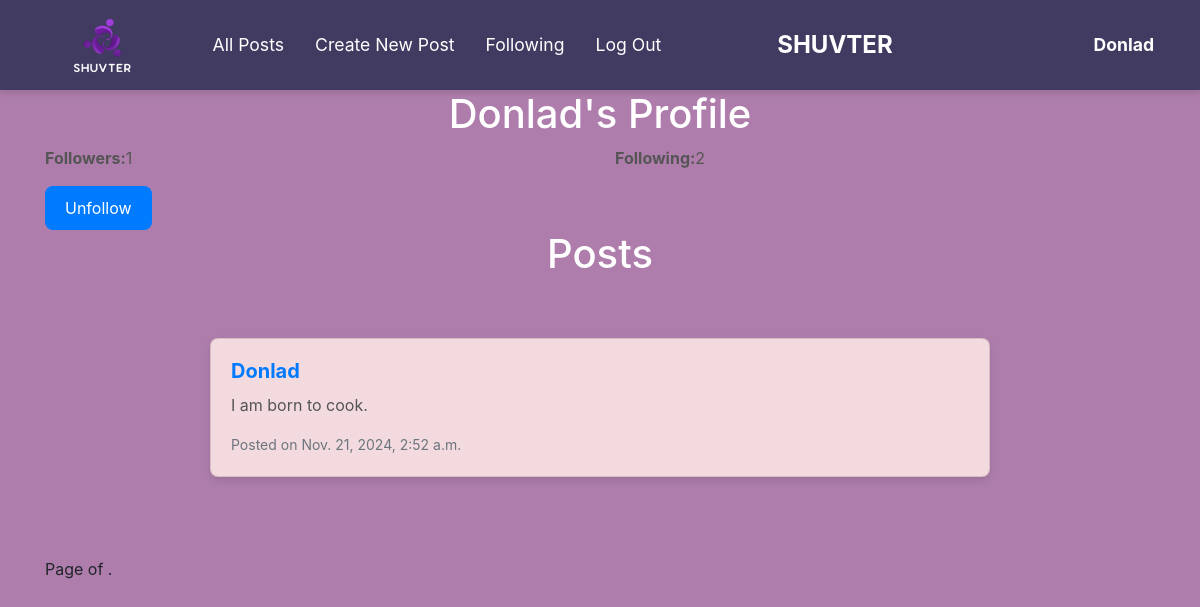
The page /profile/1 on the database as committed earlier.
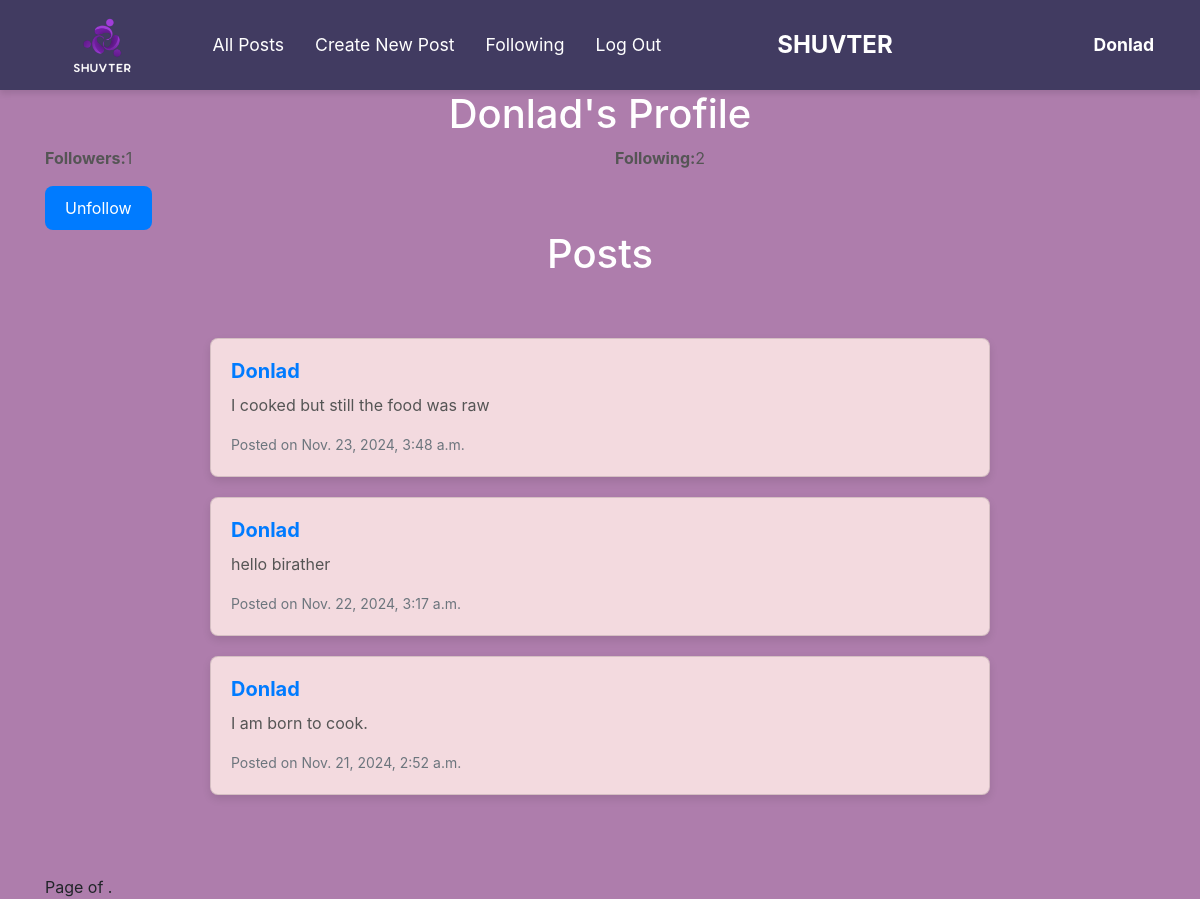
The same page on the database as committed later.
### network/models.py (models this page shows, shortened)
class User(AbstractUser):
    pass

class Post(models.Model):
    author = models.ForeignKey(User, on_delete=models.CASCADE, related_name="posts")
    content = models.TextField()
    created_at = models.DateTimeField(auto_now_add=True)

### network/views.py (the view)
# urls.py: path("profile/<int:uid>", views.profile, name="profile"),
def profile(request, uid):
        if request.method == "POST":
            author = request.user
            content=request.POST["content"]
            post = Post(author=author, content=content)
            post.save()
            return HttpResponseRedirect(reverse("index"))
        else:
            user = User.objects.get(pk=uid)
            follower =Follow.objects.filter(user=user)
            following = Follow.objects.filter(following=user).count()
            posts = Post.objects.filter(author=user).order_by("-created_at")
            paginator = Paginator(posts, 10)
            pageNumber = request.GET.get('page')
            pages= paginator.get_page(pageNumber)
            return render(request, "network/profile.html",{
            "user":user,
            "posts":posts,
            "pages":pages,
            "follower":follower,
            "following":following,
        })

### network/templates/network/profile.html (shortened to what this page needs)
{% extends "network/layout.html" %}
{% load static %}
{% block body %}
<div class="container">
    <h1 class="text-center">{{ user.username }}'s Profile</h1>
    <div class="row">
        <div class="col-md-6">
            <p><strong>Followers:</strong>{{ following }} </p>
        </div>
        <div class="col-md-6">
            <p><strong>Following:</strong>{{ follower.count }} </p>
        </div>
    </div>
    <div class="row">
        <div class="col-md-12">
            {% if user != request.user %}
                {% if following %}
                    <button class="btn btn-primary" id="follow-btn">Unfollow</button>
                {% else %}
                    <button class="btn btn-primary" id="follow-btn">Follow</button>
                {% endif %}
            {% endif %}
        </div>
    </div>
    <h1 class="text-center">Posts</h1>
    <div class="posts" id="all-posts">
        {% for post in posts %}
            <div class="post card">
                <div class="card-body">
                    <h5 class="card-title"><a href="{% url 'profile' post.author.id %}">{{ post.author }}</a></h5>
                    <p class="card-text">{{ post.content }}</p>
                    <small class="text-muted">Posted on {{ post.created_at }}</small>
                </div>
            </div>
        {% empty %}
            <p class="text-center">No posts yet.</p>
        {% endfor %}
    </div>
    <div class="pagination text-center">
        <span class="step-links">
            <span class="current">
                Page {{ posts.number }} of {{ posts.paginator.num_pages }}.
            </span>
        </span>
    </div>
</div>
{% endblock %}

### network/templates/network/layout.html (shortened to what this page needs)
{% load static %}
<!DOCTYPE html>
<html lang="en">
    <head>
        <link rel="stylesheet" href="https://stackpath.bootstrapcdn.com/bootstrap/4.4.1/css/bootstrap.min.css">
        <link href="{% static 'network/styles.css' %}" rel="stylesheet">
    </head>
    <body>
        <nav class="navbar navbar-expand-lg navbar-light bg-light">
            <div class="container-fluid">
                <div class="d-flex align-items-center">
                    <a class="navbar-brand" href="{% url 'index' %}">
                        <img src="{% static 'network/logo.png' %}" alt="Logo">
                    </a>
                    <ul class="navbar-nav ml-3">
                        <li class="nav-item">
                            <a class="nav-link" id="showAllPostsLink" href="{% url 'index' %}">All Posts</a>
                        </li>
                        <li class="nav-item">
                            <a class="nav-link" id="showNewPostLink" href="{% url 'index' %}">Create New Post</a>
                        </li>
                        {% if user.is_authenticated %}
                            <li class="nav-item">
                                <a class="nav-link" href="{% url 'following' %}">Following</a>
                            </li>
                            <li class="nav-item">
                                <a class="nav-link" href="{% url 'logout' %}">Log Out</a>
                            </li>
                        {% endif %}
                    </ul>
                </div>
                <div class="mx-auto">
                    <span class="navbar-text">SHUVTER</span>
                </div>
                <div class="d-flex align-items-center ml-auto">
                    {% if user.is_authenticated %}
                        <a class="nav-link" href="{% url 'profile' user.id %}"><strong>{{ user.username }}</strong></a>
                    {% endif %}
                </div>
            </div>
        </nav>
        <div class="body">
            {% block body %}
            {% endblock %}
        </div>
    </body>
</html>

### network/static/network/styles.css (style rules this page uses)
.navbar-nav { margin: auto; }
.navbar-brand img { height: 60px; width: auto; }
.navbar-text { font-size: 1.5rem; font-weight: bold; color: #FFFFFF !important; }
.navbar.navbar-light { background-color: #413B61 !important; }
body { background-color: #AE7DAC; }
.navbar .nav-link { color: #FFFFFF !important; font-size: 1.1rem; padding: 10px 15px; }
.navbar-nav .nav-item { margin-right: 15px; }
.navbar { padding-top: 10px; padding-bottom: 10px; display: flex; justify-content: space-between; align-items: center; }
.navbar .navbar-text { flex-grow: 1; text-align: center; }
.navbar.navbar-light { box-shadow: 0 4px 6px rgba(0, 0, 0, 0.1); }
#all-posts { display: flex; flex-direction: column; align-items: center; max-width: 800px; margin: 50px auto; padding: 10px; }
.card { background-color: #F3DADF; border-radius: 8px; box-shadow: 0 4px 8px rgba(0, 0, 0, 0.1); overflow: hidden; width: 100%; margin-bottom: 20px; transition: transform 0.3s ease, box-shadow 0.3s ease; }
.card-body { padding: 20px; }
.card-title { font-size: 1.25rem; font-weight: bold; color: #333; margin-bottom: 10px; }
.card-text { font-size: 1rem; color: #555; margin-bottom: 15px; }
.text-muted { font-size: 0.875rem; color: #888; }
button.btn { background-color: #007bff; color: #fff; border: none; padding: 10px 20px; font-size: 1rem; border-radius: 8px; cursor: pointer; transition: background-color 0.3s ease; }
p { font-size: 1rem; color: #555; }
a { color: #007bff; text-decoration: none; }
body h1 { text-align: center; font-size: 2.5rem; color: #FFFFFF; }

Rows that differ between the two databases and show on the page:
added Post: author "Donlad", content "I cooked but still the food was raw", created_at "Nov. 23, 2024, 3:48 a.m."
added Post: author "Donlad", content "hello birather", created_at "Nov. 22, 2024, 3:17 a.m."
